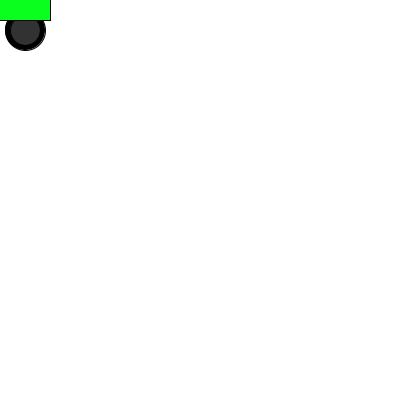
Frame 1 (no input)
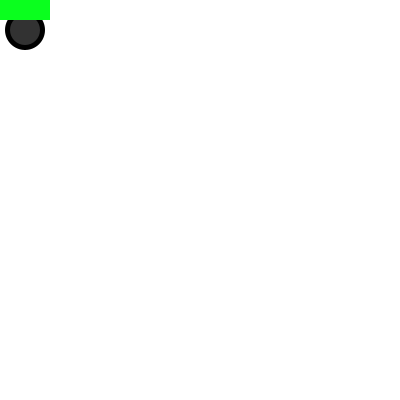
Frame 60 (the mouse pressed at the canvas centre just before this capture)
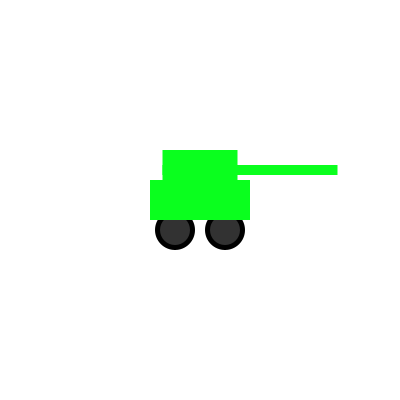
Frame 120 (the mouse held since frame 60 and released just before this capture)

The Processing sketch that drew these frames (run headless with seeded random() and noise(); from frame 60 on, the mouse is pressed at the canvas centre):

// Processing sketch: Portfolio_Task
// ── Portfolio_Task.pde
void setup(){
  rectMode(CENTER);
  size(400,400);
}

void draw(){
  //White BG
  background(255);
  
  //Left Wheel
  fill(0);
  ellipse(mouseX-25,mouseY+30,40,40);
  fill(50);
  ellipse(mouseX-25,mouseY+30,30,30);
  
  //Right Wheel
  fill(0);
  ellipse(mouseX+25,mouseY+30,40,40);
  fill(50);
  ellipse(mouseX+25,mouseY+30,30,30);
  
  //Body
  fill(10,255,30);
  rect(mouseX,mouseY,100,40);
  
  //Head
  fill(10,255,30);
  rect(mouseX,mouseY-30,75,40);
  
  
  //Gun
  fill(10,255,30);
  noStroke();
  rect(mouseX+50,mouseY-30,175,10);

}
